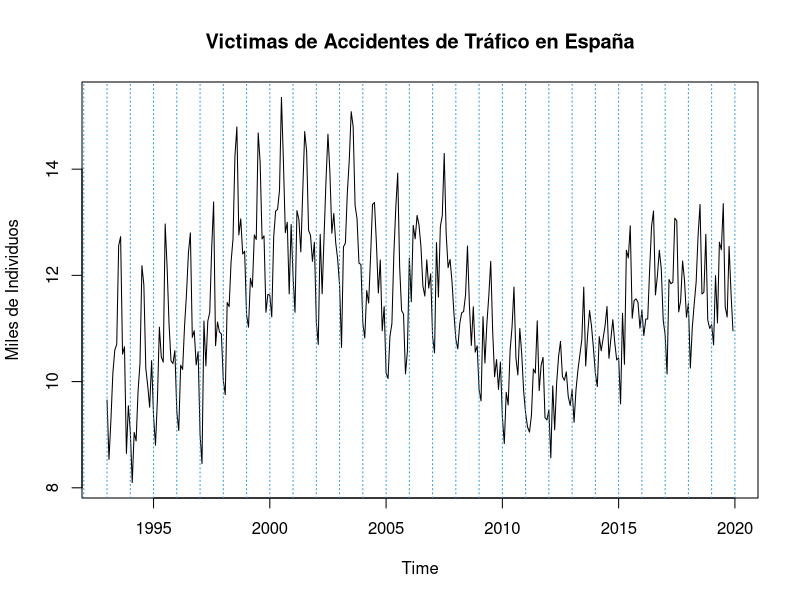
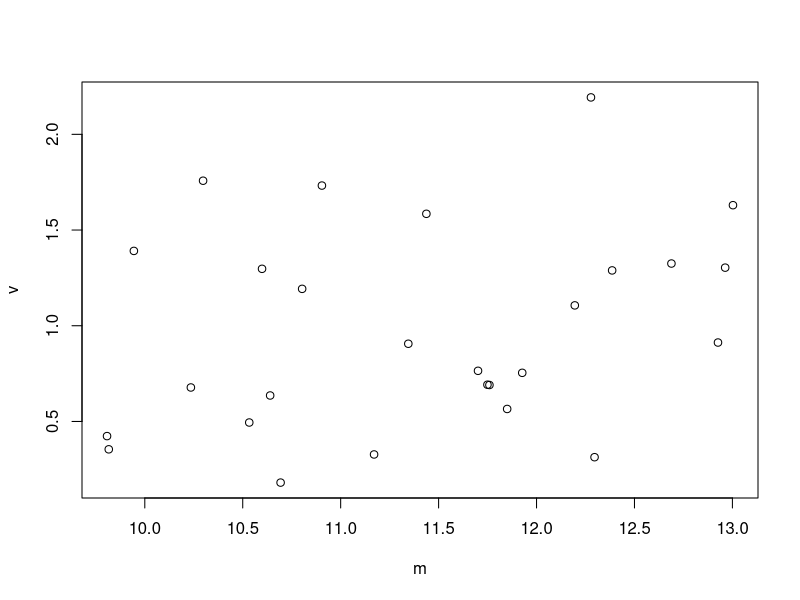
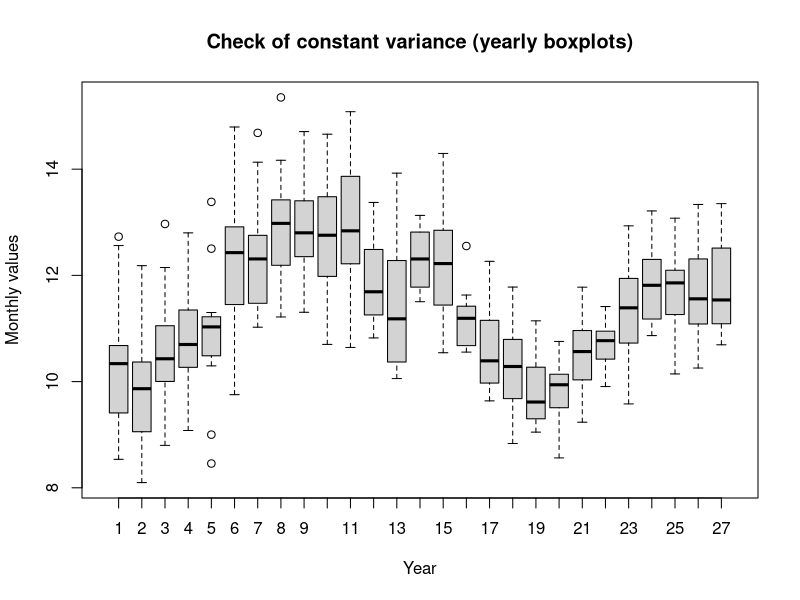

Source code (R) for these figures, in order:
## ---- chunk 1
knitr::opts_chunk$set(echo = TRUE)
## ---- chunk 2
serie=ts(read.table("victimas.dat")/1000,start=1993,freq=12)
plot(serie, main="Victimas de Accidentes de Tráfico en España", ylab="Miles de Individuos")
abline(v=1992:2020,lty=3,col=4)
## ---- chunk 3
(m <- apply (matrix(serie[1:(27*12)], nr=12),2, mean)) # to check for constant variance
(v <- apply (matrix(serie[1:(27*12)], nr=12),2, var))
plot(v~m)

group <- c(rep(1:27, rep(12, 27)))
boxplot(serie ~ group,
        xlab = "Year",
        ylab = "Monthly values",
        main = "Check of constant variance (yearly boxplots)")
